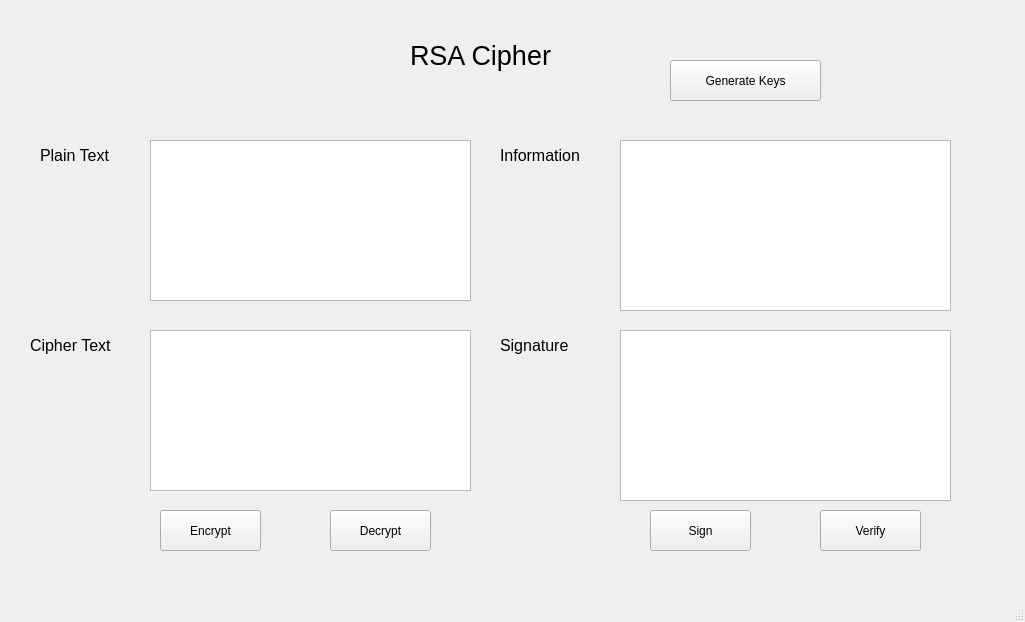
<?xml version="1.0" encoding="UTF-8"?>
<ui version="4.0">
 <class>MainWindow</class>
 <widget class="QMainWindow" name="MainWindow">
  <property name="geometry">
   <rect>
    <x>0</x>
    <y>0</y>
    <width>1025</width>
    <height>622</height>
   </rect>
  </property>
  <property name="windowTitle">
   <string>MainWindow</string>
  </property>
  <widget class="QWidget" name="centralwidget">
   <widget class="QLabel" name="label">
    <property name="geometry">
     <rect>
      <x>410</x>
      <y>20</y>
      <width>351</width>
      <height>71</height>
     </rect>
    </property>
    <property name="font">
     <font>
      <pointsize>20</pointsize>
     </font>
    </property>
    <property name="text">
     <string>RSA Cipher</string>
    </property>
   </widget>
   <widget class="QPushButton" name="btn_gen_keys">
    <property name="geometry">
     <rect>
      <x>670</x>
      <y>60</y>
      <width>151</width>
      <height>41</height>
     </rect>
    </property>
    <property name="text">
     <string>Generate Keys</string>
    </property>
   </widget>
   <widget class="QLabel" name="label_2">
    <property name="geometry">
     <rect>
      <x>40</x>
      <y>140</y>
      <width>141</width>
      <height>31</height>
     </rect>
    </property>
    <property name="font">
     <font>
      <pointsize>12</pointsize>
     </font>
    </property>
    <property name="text">
     <string>Plain Text</string>
    </property>
   </widget>
   <widget class="QLabel" name="label_3">
    <property name="geometry">
     <rect>
      <x>30</x>
      <y>330</y>
      <width>141</width>
      <height>31</height>
     </rect>
    </property>
    <property name="font">
     <font>
      <pointsize>12</pointsize>
     </font>
    </property>
    <property name="text">
     <string>Cipher Text</string>
    </property>
   </widget>
   <widget class="QLabel" name="label_4">
    <property name="geometry">
     <rect>
      <x>500</x>
      <y>140</y>
      <width>141</width>
      <height>31</height>
     </rect>
    </property>
    <property name="font">
     <font>
      <pointsize>12</pointsize>
     </font>
    </property>
    <property name="text">
     <string>Information</string>
    </property>
   </widget>
   <widget class="QLabel" name="label_5">
    <property name="geometry">
     <rect>
      <x>500</x>
      <y>330</y>
      <width>141</width>
      <height>31</height>
     </rect>
    </property>
    <property name="font">
     <font>
      <pointsize>12</pointsize>
     </font>
    </property>
    <property name="text">
     <string>Signature</string>
    </property>
   </widget>
   <widget class="QTextEdit" name="txt_plain_text">
    <property name="geometry">
     <rect>
      <x>150</x>
      <y>140</y>
      <width>321</width>
      <height>161</height>
     </rect>
    </property>
   </widget>
   <widget class="QTextEdit" name="textEdit">
    <property name="geometry">
     <rect>
      <x>620</x>
      <y>140</y>
      <width>331</width>
      <height>171</height>
     </rect>
    </property>
   </widget>
   <widget class="QTextEdit" name="txt_cipher_text">
    <property name="geometry">
     <rect>
      <x>150</x>
      <y>330</y>
      <width>321</width>
      <height>161</height>
     </rect>
    </property>
   </widget>
   <widget class="QTextEdit" name="txt_sign">
    <property name="geometry">
     <rect>
      <x>620</x>
      <y>330</y>
      <width>331</width>
      <height>171</height>
     </rect>
    </property>
   </widget>
   <widget class="QPushButton" name="btn_encrypt">
    <property name="geometry">
     <rect>
      <x>160</x>
      <y>510</y>
      <width>101</width>
      <height>41</height>
     </rect>
    </property>
    <property name="text">
     <string>Encrypt</string>
    </property>
   </widget>
   <widget class="QPushButton" name="btn_decrypt">
    <property name="geometry">
     <rect>
      <x>330</x>
      <y>510</y>
      <width>101</width>
      <height>41</height>
     </rect>
    </property>
    <property name="text">
     <string>Decrypt</string>
    </property>
   </widget>
   <widget class="QPushButton" name="btn_sign">
    <property name="geometry">
     <rect>
      <x>650</x>
      <y>510</y>
      <width>101</width>
      <height>41</height>
     </rect>
    </property>
    <property name="text">
     <string>Sign</string>
    </property>
   </widget>
   <widget class="QPushButton" name="btn_verify">
    <property name="geometry">
     <rect>
      <x>820</x>
      <y>510</y>
      <width>101</width>
      <height>41</height>
     </rect>
    </property>
    <property name="text">
     <string>Verify</string>
    </property>
   </widget>
  </widget>
  <widget class="QMenuBar" name="menubar">
   <property name="geometry">
    <rect>
     <x>0</x>
     <y>0</y>
     <width>1025</width>
     <height>26</height>
    </rect>
   </property>
  </widget>
  <widget class="QStatusBar" name="statusbar"/>
 </widget>
 <resources/>
 <connections/>
</ui>
